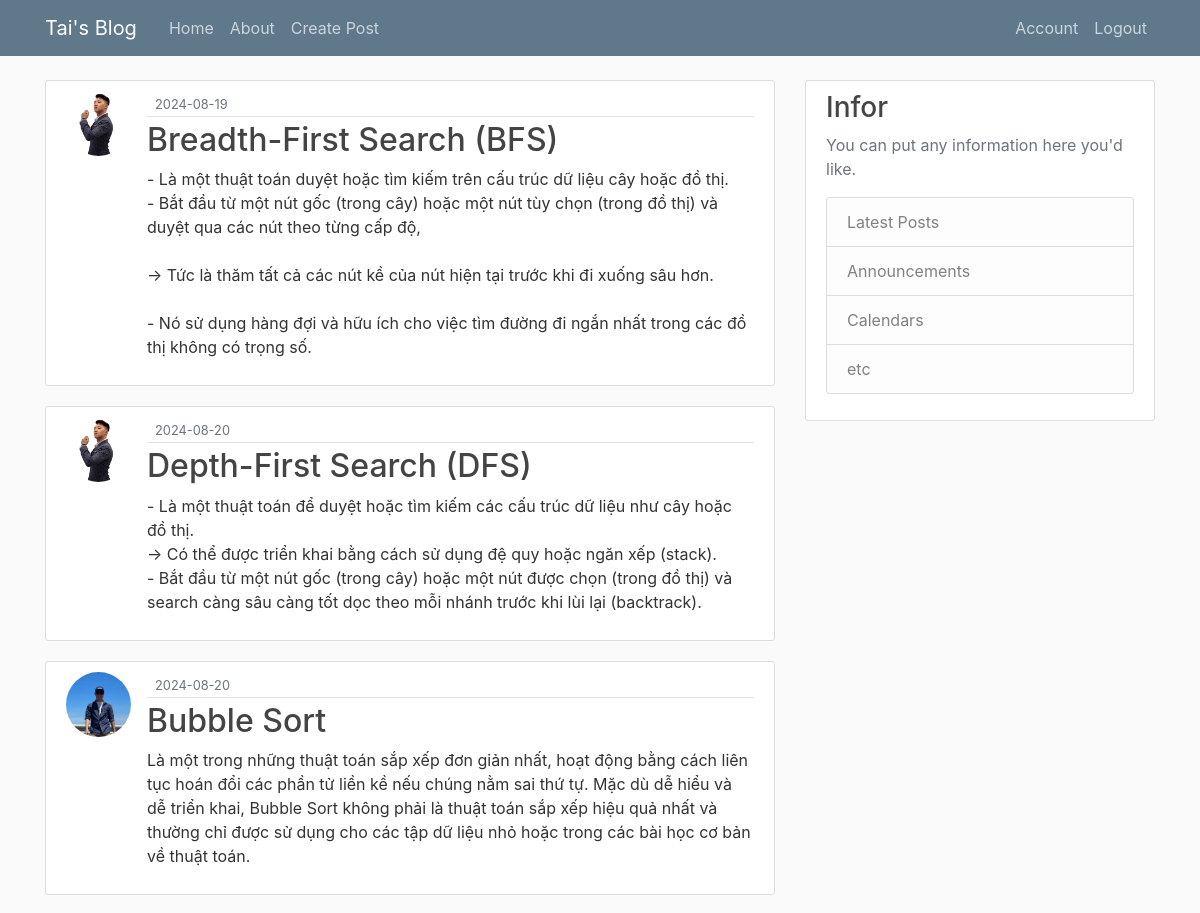
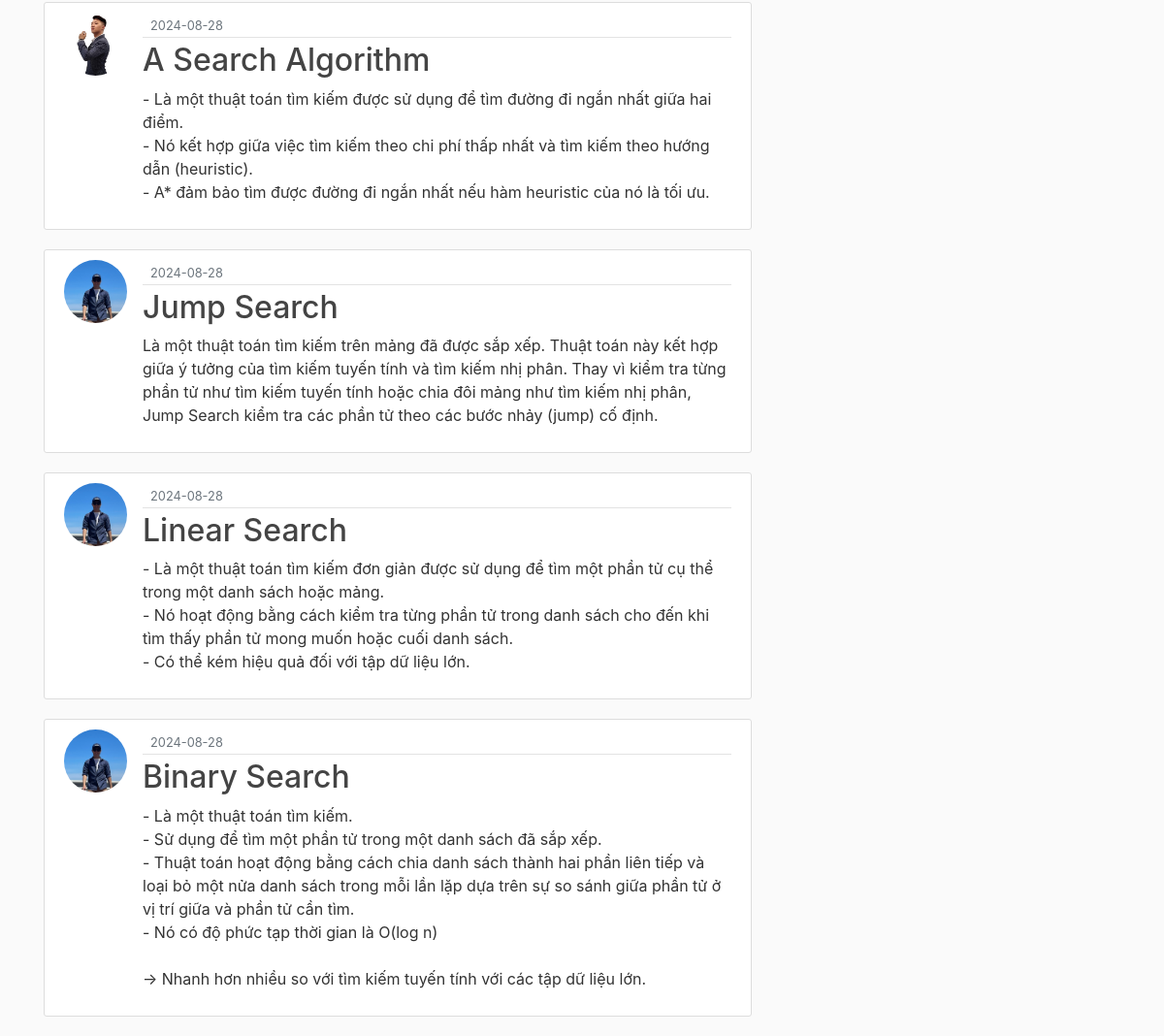
Screenshot of /home (signed in) with the database file from the repository (2 pictures, top to bottom).
### flaskblog/models.py (models this page shows, shortened)
class Post(db.Model):
    id = db.Column(db.Integer, primary_key = True)
    title = db.Column(db.String(100), nullable=False)
    date_posted = db.Column(db.DateTime, nullable=False, default = datetime.utcnow)
    content = db.Column(db.Text, nullable = False)
    user_id = db.Column(db.Integer, db.ForeignKey('user.id'), nullable = False)

class User(db.Model, UserMixin):
    id = db.Column(db.Integer, primary_key = True)
    user_name = db.Column(db.String(20), unique = True, nullable=False)
    email = db.Column(db.String(120), unique = True, nullable=False)
    image_file = db.Column(db.String(20), nullable=False, default = 'default.jpg')
    password = db.Column(db.String(60), nullable = False)
    posts = db.relationship('Post', backref = 'author', lazy  = True)

### flaskblog/routes.py (the view)
@app.route("/")
@app.route("/home")
def home():
    posts = Post.query.all()
    return render_template('home.html', posts=posts)

### flaskblog/models.py (called while the page is built)
@login_manager.user_loader
def load_user(user_id):
    return User.query.get(int(user_id))

### flaskblog/templates/home.html (shortened to what this page needs)
{% extends "layout.html" %}
{% block content %}
    {% for post in posts %}
        <article class="media content-section">
          <img class="rounded-circle article-img" src="{{ url_for('static', filename='profile_pics/' + post.author.image_file) }}">
          <div class="media-body">
            <div class="article-metadata">
            <small class="text-muted">{{ post.date_posted.strftime('%Y-%m-%d') }}</small>
            </div>
          <h2><a class="article-title" href="{{ url_for('post', post_id=post.id) }}">{{ post.title }}</a></h2>
            <p class="article-content">{{ post.content }}</p>
          </div>
        </article>
    {% endfor %}
{% endblock content %}

### flaskblog/static/main.css (style rules this page uses)
body { background: #fafafa; color: #333333; margin-top: 5rem; }
h1, h2, h3 { color: #444444; }
.content-section { background: #ffffff; padding: 10px 20px; border: 1px solid #dddddd; border-radius: 3px; margin-bottom: 20px; }
.article-title { color: #444444; }
.article-content { white-space: pre-line; }
.article-img { height: 65px; width: 65px; margin-right: 16px; }
.article-metadata { padding-bottom: 1px; margin-bottom: 4px; border-bottom: 1px solid #e3e3e3 }

### rows the page displays
Post: image_file (placeholder picture), date_posted "2024-08-19", title "Breadth-First Search (BFS)", content "- Là một thuật toán duyệt hoặc tìm kiếm trên cấu trúc dữ liệu cây hoặc đồ thị. - Bắt đầu từ một nút gốc (trong cây) hoặc một nút tùy chọn (trong đồ thị) và duyệt qua các nút theo từng cấp độ, → Tức là thăm tất cả các nút kề của nút hiện tại trước khi đi xuống sâu hơn. - Nó sử dụng hàng đợi và hữu ích cho việc tìm đường đi ngắn nhất trong các đồ thị không có trọng số."
Post: image_file (placeholder picture), date_posted "2024-08-20", title "Depth-First Search (DFS)", content "- Là một thuật toán để duyệt hoặc tìm kiếm các cấu trúc dữ liệu như cây hoặc đồ thị. → Có thể được triển khai bằng cách sử dụng đệ quy hoặc ngăn xếp (stack). - Bắt đầu từ một nút gốc (trong cây) hoặc một nút được chọn (trong đồ thị) và search càng sâu càng tốt dọc theo mỗi nhánh trước khi lùi lại (backtrack)."
Post: image_file (picture), date_posted "2024-08-20", title "Bubble Sort", content "Là một trong những thuật toán sắp xếp đơn giản nhất, hoạt động bằng cách liên tục hoán đổi các phần tử liền kề nếu chúng nằm sai thứ tự. Mặc dù dễ hiểu và dễ triển khai, Bubble Sort không phải là thuật toán sắp xếp hiệu quả nhất và thường chỉ được sử dụng cho các tập dữ liệu nhỏ hoặc trong các bài học cơ bản về thuật toán."
Post: image_file (placeholder picture), date_posted "2024-08-28", title "A Search Algorithm", content "- Là một thuật toán tìm kiếm được sử dụng để tìm đường đi ngắn nhất giữa hai điểm. - Nó kết hợp giữa việc tìm kiếm theo chi phí thấp nhất và tìm kiếm theo hướng dẫn (heuristic). - A* đảm bảo tìm được đường đi ngắn nhất nếu hàm heuristic của nó là tối ưu."
Post: image_file (picture), date_posted "2024-08-28", title "Jump Search", content "Là một thuật toán tìm kiếm trên mảng đã được sắp xếp. Thuật toán này kết hợp giữa ý tưởng của tìm kiếm tuyến tính và tìm kiếm nhị phân. Thay vì kiểm tra từng phần tử như tìm kiếm tuyến tính hoặc chia đôi mảng như tìm kiếm nhị phân, Jump Search kiểm tra các phần tử theo các bước nhảy (jump) cố định."
Post: image_file (picture), date_posted "2024-08-28", title "Linear Search", content "- Là một thuật toán tìm kiếm đơn giản được sử dụng để tìm một phần tử cụ thể trong một danh sách hoặc mảng. - Nó hoạt động bằng cách kiểm tra từng phần tử trong danh sách cho đến khi tìm thấy phần tử mong muốn hoặc cuối danh sách. - Có thể kém hiệu quả đối với tập dữ liệu lớn."
Post: image_file (picture), date_posted "2024-08-28", title "Binary Search", content "- Là một thuật toán tìm kiếm. - Sử dụng để tìm một phần tử trong một danh sách đã sắp xếp. - Thuật toán hoạt động bằng cách chia danh sách thành hai phần liên tiếp và loại bỏ một nửa danh sách trong mỗi lần lặp dựa trên sự so sánh giữa phần tử ở vị trí giữa và phần tử cần tìm. - Nó có độ phức tạp thời gian là O(log n) → Nhanh hơn nhiều so với tìm kiếm tuyến tính với các tập dữ liệu lớn."
